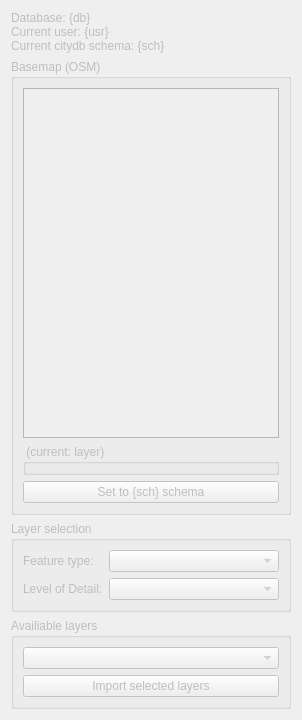
     <widget class="QWidget" name="tabLayers">
      <property name="enabled">
       <bool>false</bool>
      </property>
      <property name="sizePolicy">
       <sizepolicy hsizetype="Preferred" vsizetype="MinimumExpanding">
        <horstretch>0</horstretch>
        <verstretch>0</verstretch>
       </sizepolicy>
      </property>
      <property name="maximumSize">
       <size>
        <width>16777215</width>
        <height>1000</height>
       </size>
      </property>
      <attribute name="icon">
       <iconset>
        <normaloff>:/plugins/citydb_loader/icons/plugin_icon.png</normaloff>:/plugins/citydb_loader/icons/plugin_icon.png</iconset>
      </attribute>
      <attribute name="title">
       <string>Layers</string>
      </attribute>
      <layout class="QVBoxLayout" name="vLayoutLayers">
       <item>
        <widget class="QLabel" name="lblInfoText">
         <property name="enabled">
          <bool>false</bool>
         </property>
         <property name="sizePolicy">
          <sizepolicy hsizetype="MinimumExpanding" vsizetype="Maximum">
           <horstretch>0</horstretch>
           <verstretch>0</verstretch>
          </sizepolicy>
         </property>
         <property name="text">
          <string>Database: {db}
Current user: {usr}
Current citydb schema: {sch}</string>
         </property>
        </widget>
       </item>
       <item>
        <widget class="QGroupBox" name="gbxBasemap">
         <property name="enabled">
          <bool>false</bool>
         </property>
         <property name="sizePolicy">
          <sizepolicy hsizetype="MinimumExpanding" vsizetype="Preferred">
           <horstretch>0</horstretch>
           <verstretch>0</verstretch>
          </sizepolicy>
         </property>
         <property name="minimumSize">
          <size>
           <width>0</width>
           <height>0</height>
          </size>
         </property>
         <property name="maximumSize">
          <size>
           <width>16777215</width>
           <height>16777215</height>
          </size>
         </property>
         <property name="title">
          <string>Basemap (OSM)</string>
         </property>
         <layout class="QVBoxLayout" name="vLayoutBasemap">
          <property name="sizeConstraint">
           <enum>QLayout::SetDefaultConstraint</enum>
          </property>
          <item>
           <widget class="QGraphicsView" name="gvCanvas">
            <property name="minimumSize">
             <size>
              <width>0</width>
              <height>350</height>
             </size>
            </property>
           </widget>
          </item>
          <item>
           <widget class="QgsExtentGroupBox" name="qgbxExtents">
            <property name="enabled">
             <bool>false</bool>
            </property>
            <property name="sizePolicy">
             <sizepolicy hsizetype="MinimumExpanding" vsizetype="Maximum">
              <horstretch>0</horstretch>
              <verstretch>0</verstretch>
             </sizepolicy>
            </property>
            <property name="minimumSize">
             <size>
              <width>0</width>
              <height>0</height>
             </size>
            </property>
            <property name="focusPolicy">
             <enum>Qt::ClickFocus</enum>
            </property>
            <property name="contextMenuPolicy">
             <enum>Qt::DefaultContextMenu</enum>
            </property>
            <property name="autoFillBackground">
             <bool>false</bool>
            </property>
            <property name="title">
             <string> (current: layer)</string>
            </property>
            <property name="flat">
             <bool>false</bool>
            </property>
            <property name="checkable">
             <bool>false</bool>
            </property>
            <property name="collapsed">
             <bool>false</bool>
            </property>
            <property name="saveCollapsedState">
             <bool>true</bool>
            </property>
            <property name="titleBase">
             <string/>
            </property>
           </widget>
          </item>
          <item>
           <widget class="QPushButton" name="btnCityExtents">
            <property name="sizePolicy">
             <sizepolicy hsizetype="MinimumExpanding" vsizetype="Fixed">
              <horstretch>0</horstretch>
              <verstretch>0</verstretch>
             </sizepolicy>
            </property>
            <property name="text">
             <string>Set to {sch} schema</string>
            </property>
           </widget>
          </item>
         </layout>
        </widget>
       </item>
       <item>
        <widget class="QGroupBox" name="gbxLayerSelection">
         <property name="enabled">
          <bool>false</bool>
         </property>
         <property name="sizePolicy">
          <sizepolicy hsizetype="MinimumExpanding" vsizetype="Maximum">
           <horstretch>0</horstretch>
           <verstretch>0</verstretch>
          </sizepolicy>
         </property>
         <property name="title">
          <string>Layer selection</string>
         </property>
         <layout class="QFormLayout" name="fLayoutLayerSelection">
          <item row="1" column="0">
           <widget class="QLabel" name="lblFeatureType">
            <property name="text">
             <string>Feature type:</string>
            </property>
           </widget>
          </item>
          <item row="1" column="1">
           <widget class="QComboBox" name="cbxFeatureType"/>
          </item>
          <item row="2" column="0">
           <widget class="QLabel" name="lblLod">
            <property name="text">
             <string>Level of Detail:</string>
            </property>
           </widget>
          </item>
          <item row="2" column="1">
           <widget class="QComboBox" name="cbxLod"/>
          </item>
         </layout>
        </widget>
       </item>
       <item>
        <widget class="QGroupBox" name="gbxAvailableL">
         <property name="enabled">
          <bool>false</bool>
         </property>
         <property name="sizePolicy">
          <sizepolicy hsizetype="MinimumExpanding" vsizetype="Maximum">
           <horstretch>0</horstretch>
           <verstretch>0</verstretch>
          </sizepolicy>
         </property>
         <property name="title">
          <string>Availiable layers</string>
         </property>
         <layout class="QVBoxLayout" name="vLayoutAvailableL">
          <item>
           <widget class="QgsCheckableComboBox" name="ccbxFeatures">
            <property name="sizePolicy">
             <sizepolicy hsizetype="Preferred" vsizetype="MinimumExpanding">
              <horstretch>0</horstretch>
              <verstretch>0</verstretch>
             </sizepolicy>
            </property>
            <property name="currentText">
             <string/>
            </property>
            <property name="maxVisibleItems">
             <number>20</number>
            </property>
            <property name="insertPolicy">
             <enum>QComboBox::InsertAtBottom</enum>
            </property>
           </widget>
          </item>
          <item>
           <widget class="QPushButton" name="btnImport">
            <property name="enabled">
             <bool>false</bool>
            </property>
            <property name="sizePolicy">
             <sizepolicy hsizetype="MinimumExpanding" vsizetype="Maximum">
              <horstretch>0</horstretch>
              <verstretch>0</verstretch>
             </sizepolicy>
            </property>
            <property name="text">
             <string>Import selected layers</string>
            </property>
           </widget>
          </item>
         </layout>
        </widget>
       </item>
      </layout>
     </widget>
